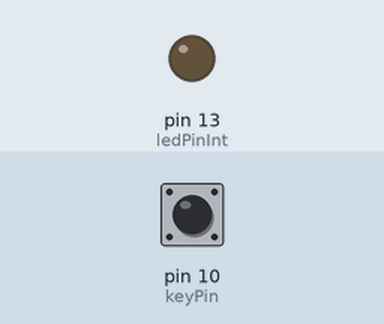
Bench run of a sketch on a simulated Arduino Uno, built with avr-gcc and run on an emulated ATmega328P. Shown: output pins drawn as LEDs (lit = HIGH). Inputs (shaded band) come from the test bench; at power-on: pin 10 (keyPin) LOW.

Above: at 1.2 s.
1.3 s: pin 10 (keyPin) pulled HIGH for 0.15 s
At 1.37 s:
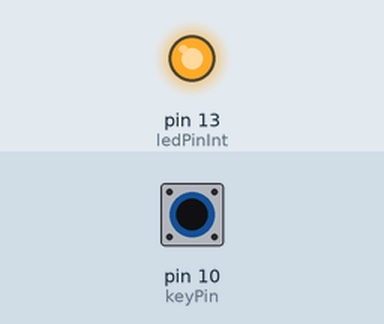
2.9 s: pin 10 (keyPin) pulled HIGH for 3.2 s
At 7.5 s:
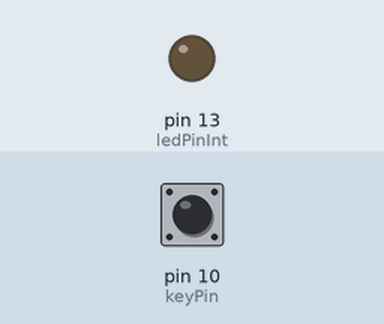
Timing chart, 0 to 9.0 s (numbered marks = the images above; inputs shaded):
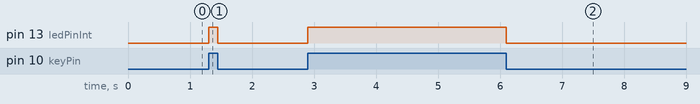

Measured:
- after the input at 1.3 s, pin 13 (ledPinInt): LOW → HIGH at once, → LOW 0.15 s later
- after the input at 2.9 s, pin 13 (ledPinInt): LOW → HIGH at once, → LOW 3.2 s later

The sketch:

sketch_oct26a.ino
```cpp
const int keyPin = 10;
const int ledPinInt = 13;

void setup() {
  // put your setup code here, to run once:
  pinMode(keyPin, INPUT);
  pinMode(ledPinInt, OUTPUT);
  digitalWrite(ledPinInt, LOW);
}

void loop() {
  // put your main code here, to run repeatedly:
    if (digitalRead(keyPin) == HIGH) {
      digitalWrite(ledPinInt, HIGH);
  }
  else {
    digitalWrite(ledPinInt, LOW);
  }
}
```
